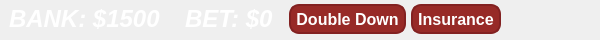
             <widget class="QWidget" name="widget_5" native="true">
              <property name="sizePolicy">
               <sizepolicy hsizetype="Preferred" vsizetype="Preferred">
                <horstretch>0</horstretch>
                <verstretch>0</verstretch>
               </sizepolicy>
              </property>
              <property name="minimumSize">
               <size>
                <width>600</width>
                <height>40</height>
               </size>
              </property>
              <property name="maximumSize">
               <size>
                <width>600</width>
                <height>40</height>
               </size>
              </property>
              <widget class="QWidget" name="horizontalLayoutWidget_6">
               <property name="geometry">
                <rect>
                 <x>0</x>
                 <y>-11</y>
                 <width>581</width>
                 <height>61</height>
                </rect>
               </property>
               <layout class="QHBoxLayout" name="horizontalLayout_21">
                <property name="spacing">
                 <number>5</number>
                </property>
                <item>
                 <widget class="QLabel" name="bank">
                  <property name="sizePolicy">
                   <sizepolicy hsizetype="Preferred" vsizetype="Fixed">
                    <horstretch>0</horstretch>
                    <verstretch>0</verstretch>
                   </sizepolicy>
                  </property>
                  <property name="minimumSize">
                   <size>
                    <width>0</width>
                    <height>30</height>
                   </size>
                  </property>
                  <property name="maximumSize">
                   <size>
                    <width>350</width>
                    <height>30</height>
                   </size>
                  </property>
                  <property name="styleSheet">
                   <string notr="true">QLabel {
    color: white;
    padding: 3px;
    font-weight: bold;
    font-style: italic;
    font-size: 24px;
    font-family: &quot;Arial&quot;, sans-serif;
}</string>
                  </property>
                  <property name="text">
                   <string>BANK: $1500</string>
                  </property>
                 </widget>
                </item>
                <item>
                 <widget class="QLabel" name="currentBet">
                  <property name="sizePolicy">
                   <sizepolicy hsizetype="Preferred" vsizetype="Fixed">
                    <horstretch>0</horstretch>
                    <verstretch>0</verstretch>
                   </sizepolicy>
                  </property>
                  <property name="minimumSize">
                   <size>
                    <width>0</width>
                    <height>30</height>
                   </size>
                  </property>
                  <property name="maximumSize">
                   <size>
                    <width>300</width>
                    <height>30</height>
                   </size>
                  </property>
                  <property name="styleSheet">
                   <string notr="true">QLabel {
    color: white;
    padding: 3px;
    font-weight: bold;
    font-style: italic;
    font-size: 24px;
    font-family: &quot;Arial&quot;, sans-serif;
}</string>
                  </property>
                  <property name="text">
                   <string>BET: $0</string>
                  </property>
                 </widget>
                </item>
                <item>
                 <widget class="QPushButton" name="doubleDownButton">
                  <property name="sizePolicy">
                   <sizepolicy hsizetype="Preferred" vsizetype="Preferred">
                    <horstretch>0</horstretch>
                    <verstretch>0</verstretch>
                   </sizepolicy>
                  </property>
                  <property name="minimumSize">
                   <size>
                    <width>0</width>
                    <height>30</height>
                   </size>
                  </property>
                  <property name="maximumSize">
                   <size>
                    <width>125</width>
                    <height>30</height>
                   </size>
                  </property>
                  <property name="styleSheet">
                   <string notr="true">QPushButton {
    background-color: #972a27; /* Normal state with red color */
    color: white;
    border-radius: 10px;
    padding: 5px;
    border: 2px solid #822121; /* Darker outline for better visibility */
    font-weight: bold;
    font-size: 16px;
    font-family: &quot;Arial&quot;, sans-serif;
}

QPushButton:hover {
    background-color: #b33d3d; /* Slightly lighter red for hover state */
    border: 2px solid #822121; /* Consistent darker outline */
}

QPushButton:pressed {
    background-color: #7c1f1f; /* Darker red for pressed state */
    border: 2px solid #822121; /* Consistent darker outline */
}</string>
                  </property>
                  <property name="text">
                   <string>Double Down</string>
                  </property>
                 </widget>
                </item>
                <item>
                 <widget class="QPushButton" name="insuranceButton">
                  <property name="sizePolicy">
                   <sizepolicy hsizetype="Preferred" vsizetype="Preferred">
                    <horstretch>0</horstretch>
                    <verstretch>0</verstretch>
                   </sizepolicy>
                  </property>
                  <property name="minimumSize">
                   <size>
                    <width>0</width>
                    <height>30</height>
                   </size>
                  </property>
                  <property name="maximumSize">
                   <size>
                    <width>125</width>
                    <height>30</height>
                   </size>
                  </property>
                  <property name="styleSheet">
                   <string notr="true">QPushButton {
    background-color: #972a27; /* Normal state with red color */
    color: white;
    border-radius: 10px;
    padding: 5px;
    border: 2px solid #822121; /* Darker outline for better visibility */
    font-weight: bold;
    font-size: 16px;
    font-family: &quot;Arial&quot;, sans-serif;
}

QPushButton:hover {
    background-color: #b33d3d; /* Slightly lighter red for hover state */
    border: 2px solid #822121; /* Consistent darker outline */
}

QPushButton:pressed {
    background-color: #7c1f1f; /* Darker red for pressed state */
    border: 2px solid #822121; /* Consistent darker outline */
}</string>
                  </property>
                  <property name="text">
                   <string>Insurance</string>
                  </property>
                 </widget>
                </item>
                <item>
                 <spacer name="horizontalSpacer_24">
                  <property name="orientation">
                   <enum>Qt::Horizontal</enum>
                  </property>
                  <property name="sizeHint" stdset="0">
                   <size>
                    <width>40</width>
                    <height>20</height>
                   </size>
                  </property>
                 </spacer>
                </item>
               </layout>
              </widget>
             </widget>
